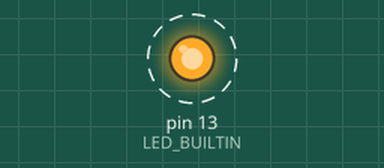
Bench run of a sketch on a simulated Arduino Uno, built with avr-gcc and run on an emulated ATmega328P. Parts: output pins drawn as LEDs (lit = HIGH). Dashed ring = blinking.

Above: at 2.06 s.
Timing chart, 0 to 5.0 s (numbered marks = the images above):
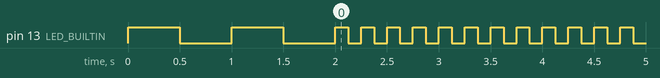

The sketch:

test_blink.ino
```cpp
void blink(int onDuration, int offDuration) {
  digitalWrite(LED_BUILTIN, HIGH);
  delay(onDuration);
  digitalWrite(LED_BUILTIN, LOW);
  delay(offDuration);
}

// the setup function runs once when you press reset or power the board
void setup() {
  // initialize digital pin LED_BUILTIN as an output.
  pinMode(LED_BUILTIN, OUTPUT);

  for (int i = 1; i <= 2; i++) {
    blink(500, 500);
  }
}

// the loop function runs over and over again forever
void loop() {
  blink(125, 125);
}
```

Measured:
- by itself, pin 13 (LED_BUILTIN): goes LOW 0.50 s, HIGH 0.50 s, LOW 0.50 s, 511 × (HIGH 0.13 s, LOW 0.13 s), HIGH 0.13 s, then LOW
